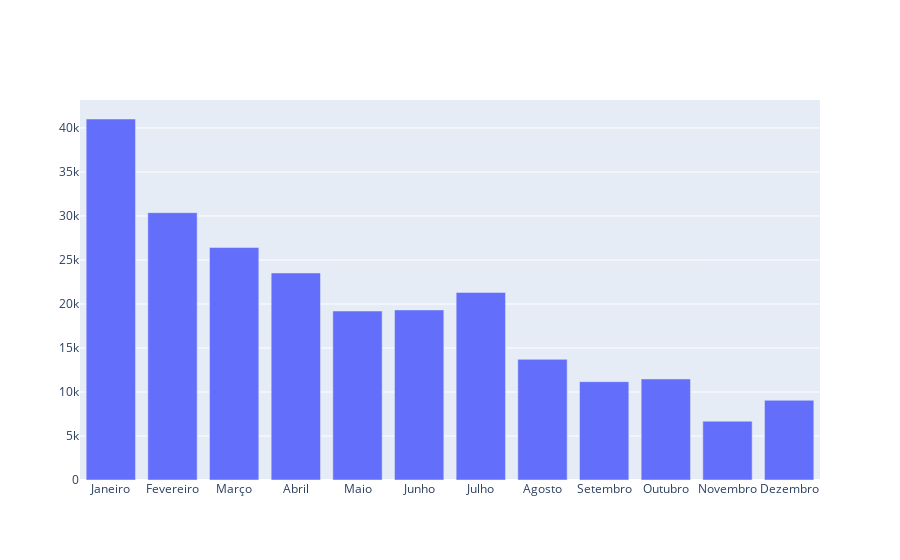

Notebook code cell kept with this figure:
### Code cell
fig_year_cashflow = go.Figure(data=go.Bar(x=df_year_cashflow.index, y=df_year_cashflow['CASH_FLOW']))

fig_year_cashflow.show()

### Figure 1 — Plotly figure (JSON) as saved in the notebook; plotly's stock layout.template omitted (floating-point values rounded to 4 significant figures)
{"data": [{"type": "bar", "x": ["Janeiro", "Fevereiro", "Março", "Abril", "Maio", "Junho", "Julho", "Agosto", "Setembro", "Outubro", "Novembro", "Dezembro"], "y": [41020.0, 30370.0, 26410.0, 23520.0, 19200.0, 19320.0, 21310.0, 13710.0, 11170.0, 11480.0, 6680.0, 9055.0]}], "layout": {}}
